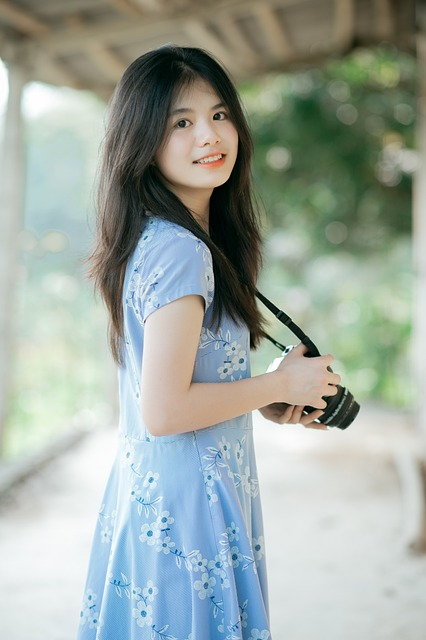
#> input picture images/girl.png, 426 x 640 px, found by its file name; its folder holds 3 pictures in this run
$ jupyter execute --allow-errors 1_open_img.ipynb
#> lines starting #> are read from the running program, lines starting #| are printed output that depends on the picture
# image view

[cell 1]
import cv2

img = cv2.imread(r"C:\Users\DELL\Desktop\C vision\images\img1.jpeg")  # Reads the image "img1.jpg"
cv2.imshow("Anuj", img)  # Displays the image in a window named
cv2.waitKey(0)  # Waits for a key press (0 means infinite wait)  {time in ms }
cv2.destroyAllWindows()  # Closes all open windows

[cell 2]
import cv2

img = cv2.imread(r"C:\Users\DELL\Desktop\C vision\images\img1.jpeg")
cv2.imshow("Anuj 1", img)
cv2.imshow("Anuj 2", img)
cv2.waitKey(1000)
cv2.destroyWindow("Anuj 2")  # close defined window
cv2.destroyAllWindows()

# resize image

[cell 3]
import cv2
import numpy as np

[cell 4]
img = cv2.imread(r"C:\Users\DELL\Desktop\C vision\images\img3.jpg")
#> (the rest of this cell did not finish here and is left out)

# combine 4 image in 1 frame

[cell 5]
img = cv2.imread(r"C:\Users\DELL\Desktop\C vision\images\img3.jpg")
#> (the rest of this cell did not finish here and is left out)

[cell 6]
img = cv2.imread(r"C:\Users\DELL\Desktop\C vision\images\img3.jpg")
print(img)  # RGB
#| None

# slide show

[cell 7]
import os

[cell 8]
list_img = os.listdir(r"C:\Users\DELL\Desktop\C vision\images")
list_img

[cell 9]
for name in list_img:
    path = r"C:\Users\DELL\Desktop\C vision\images"
    img_name = path + "\\" + name

    img = cv2.imread(img_name)
#> img is the input picture: shape (640, 426, 3); mean B, G, R 160.9, 168.4, 158.1
    img = cv2.resize(img, (400, 400))
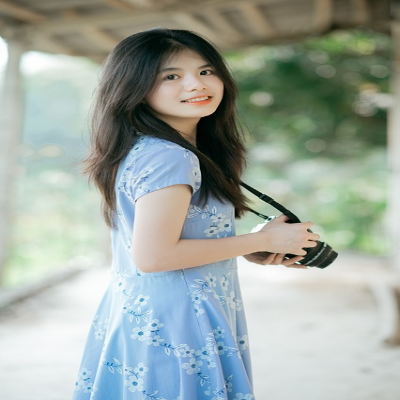
#> img: shape (400, 400, 3); mean B, G, R 160.8, 168.3, 158
    cv2.imshow("Anuj's images", img)
    cv2.waitKey(1000)
#> pass 2 of the loop `for name in list_img:`:
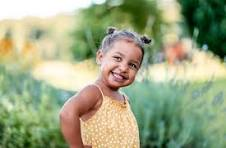
#> input picture images/girl2.png, 226 x 148 px, found by its file name
#> img is the input picture: shape (148, 226, 3); mean B, G, R 130.5, 166.1, 157.2
#> `img = cv2.resize(img, (400, 400))`:
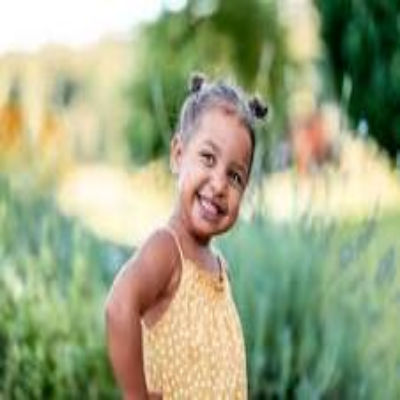
#> img: shape (400, 400, 3); mean B, G, R 130.3, 166, 157
#> pass 3 of the loop `for name in list_img:`:
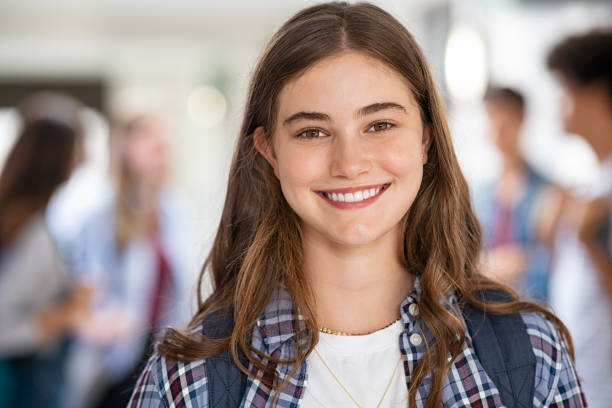
#> input picture images/girl3.png, 612 x 408 px, found by its file name
#> img is the input picture: shape (408, 612, 3); mean B, G, R 135.8, 140, 155.3
#> `img = cv2.resize(img, (400, 400))`:
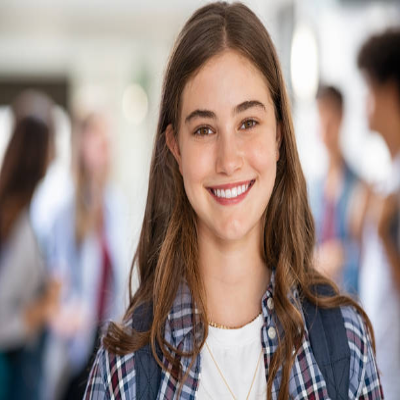
#> img: shape (400, 400, 3); mean B, G, R 135.6, 139.9, 155.2

cv2.destroyAllWindows()
